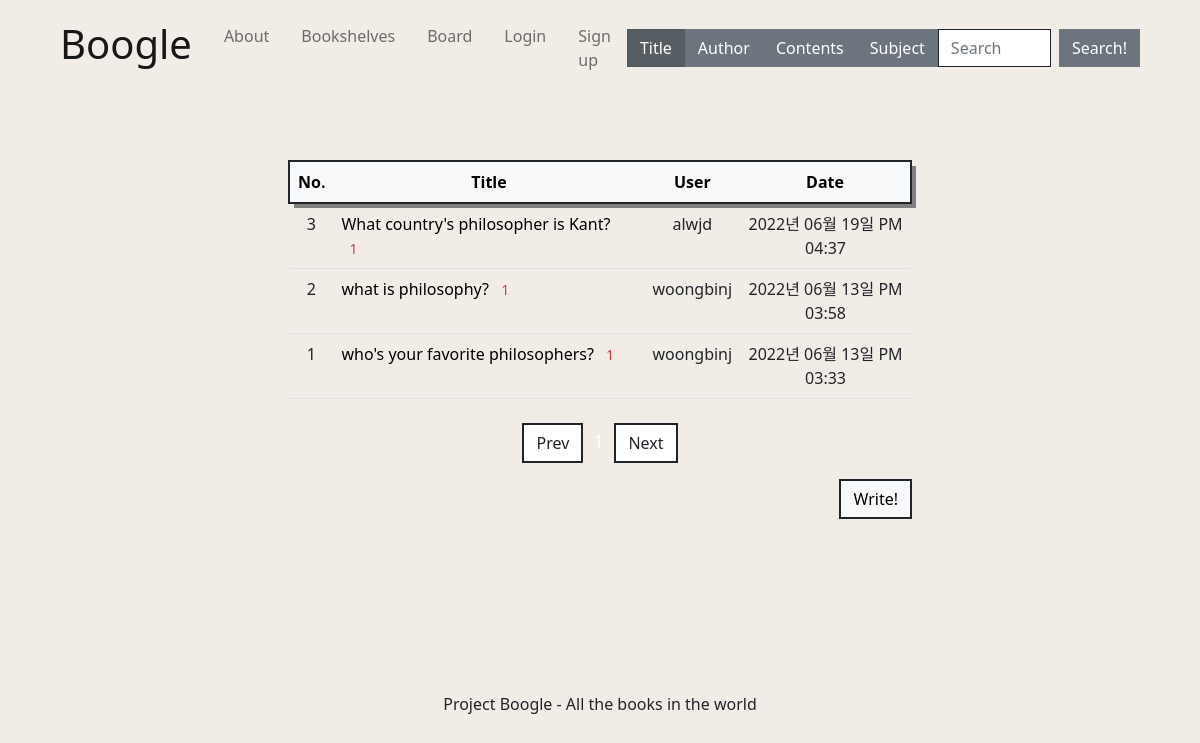
Page /question/board/ on the earlier database version.
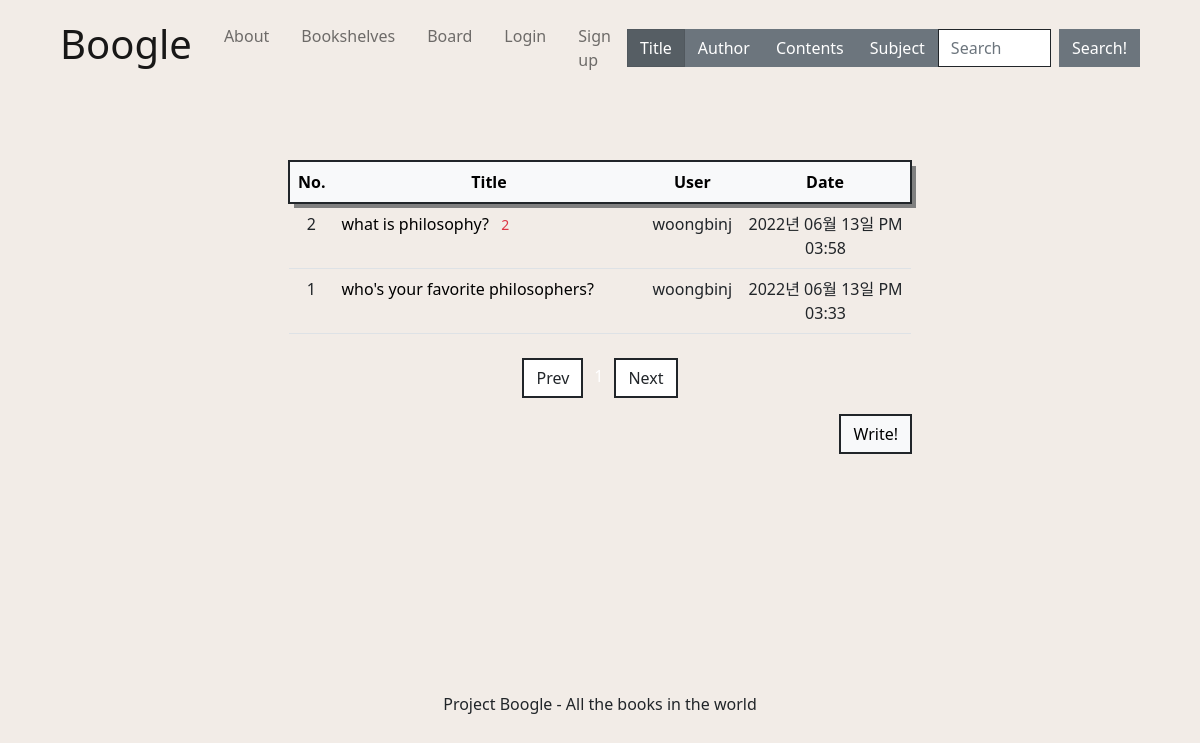
Same page on the later database version.
### pybo/models.py (models this page shows)
class Question(db.Model):
    id = db.Column(db.Integer, primary_key=True)
    subject = db.Column(db.String(200), nullable=False)
    content = db.Column(db.Text(), nullable=False)
    create_date = db.Column(db.DateTime(), nullable=False)
    modify_date = db.Column(db.DateTime(), nullable=True)
    user_id = db.Column(db.Integer, db.ForeignKey('user.id', ondelete='CASCADE'), nullable=False)
    user = db.relationship('User', backref=db.backref('question_set'))

class User(db.Model):
    __tablename__ = 'user'   #테이블 이름 : user
    id = db.Column(db.Integer, primary_key = True)   #id를 프라이머리키로 설정
    username = db.Column(db.String(8), nullable = False)
    email = db.Column(db.String(32), nullable = False)
    password = db.Column(db.String(64), nullable = False)

### pybo/views/question_views.py (the view)
@bp.route('/board/')
def board():
    page = request.args.get('page', type=int, default=1)  # 페이지
    question_list = Question.query.order_by(Question.create_date.desc())
    question_list = question_list.paginate(page, per_page=10)
    return render_template('question/question_list.html', question_list=question_list)

### pybo/filter.py (called while the page is built)
def format_datetime(value, fmt='%Y년 %m월 %d일 %p %I:%M'):
    return value.strftime(fmt)

### pybo/views/auth_views.py (called while the page is built)
@bp.before_app_request
def load_logged_in_user():
    user_id = session.get('user_id')
    if user_id is None:
        g.user = None
    else:
        g.user = User.query.get(user_id)

### pybo/templates/question/question_list.html (shortened to what this page needs)
{% extends 'main/base.html' %}
{% block head %}
{{ super() }}
    <link rel="stylesheet" href="{{ url_for('static', filename='bootstrap.min.css') }}">
    <link rel="stylesheet" href="https://cdn.jsdelivr.net/npm/bootstrap-icons@1.8.3/font/bootstrap-icons.css">
{% endblock %}
{% block content %}
<div class="container my-3">
    <table class="table mb-4">
        <thead>
        <tr class="text-center table-light border border-dark border-2" style="box-shadow: 5px 5px grey;">
            <th>No.</th>
            <th style="width:50%">Title</th>
            <th>User</th>
            <th>Date</th>
        </tr>
        </thead>
        <tbody>
        {% if question_list %}
        {% for question in question_list.items %}
        <tr class="text-center">
            <td>{{ question_list.total - ((question_list.page-1) * question_list.per_page) - loop.index0 }}</td>
            <td class="text-start">
                <a href="{{ url_for('question.detail', question_id=question.id) }}">{{ question.subject }}</a>
                {% if question.answer_set|length > 0 %}
                <span class="text-danger small mx-2">{{ question.answer_set|length }}</span>
                {% endif %}
            </td>
            <td>{{ question.user.username }}</td>
            <td>{{ question.create_date|datetime }}</td>
        </tr>
        {% endfor %}
        {% else %}
        <tr>
            <td colspan="3">There are no posts.</td>
        </tr>
        {% endif %}
        </tbody>
    </table>
    <ul class="pagination my justify-content-center">
        {% if question_list.has_prev %}
        <li class="page-item">
            <a class="page-link text-dark border border-dark border-2 rounded-0" href="?page={{ question_list.prev_num }}" aria-hidden="true">Prev</a>
        </li>
        {% else %}
        <li class="page-item disabled">
            <a class="page-link text-dark border border-dark border-2 rounded-0" tabindex="-1" aria-disabled="true" href="javascript:void(0)">Prev</a>
        </li>
        {% endif %}
        {% for page_num in question_list.iter_pages() %}
        {% if page_num %}
        {% if page_num != question_list.page %}
        <li class="page-item">
            <a class="page-link text-dark bg-transparent border border-0" href="?page={{ page_num }}">{{ page_num }}</a>
        </li>
        {% else %}
        <li class="page-item active" aria-current="page">
            <a class="page-link text-white bg-transparent border border-0" href="javascript:void(0)">{{ page_num }}</a>
        </li>
        {% endif %}
        {% else %}
        <li class="disabled">
            <a class="page-link text-dark bg-transparent border border-0" href="javascript:void(0)">...</a>
        </li>
        {% endif %}
        {% endfor %}
        {% if question_list.has_next %}
        <li class="page-item">
            <a class="page-link text-dark border border-dark border-2 rounded-0" href="?page={{ question_list.next_num }}">Next</a>
        </li>
        {% else %}
        <li class="page-item disabled">
            <a class="page-link text-dark border border-dark border-2 rounded-0" tabindex="-1" aria-disabled="true" href="javascript:void(0)">Next</a>
        </li>
        {% endif %}
    </ul>
    <a href="{{ url_for('question.create') }}" class="btn btn-light border border-dark border-2 rounded-0 font-weight-bold" style="float:right;">Write!</a>
</div>
{% endblock %}

### pybo/templates/main/base.html (shortened to what this page needs)
<!DOCTYPE html>
<html lang="eng">
    <head>
        {% block head %}
        <link rel="stylesheet" href="{{ url_for('static', filename='css/bootstrap.min.css')}}">
        <link rel="stylesheet" href="https://cdn.jsdelivr.net/npm/bootstrap-icons@1.8.3/font/bootstrap-icons.css">
        <link rel="stylesheet" href="{{ url_for('static', filename='css/base.css')}}">
        {% endblock %}
    </head>
    <body class="d-flex flex-column min-vh-100">
      <nav class="navbar navbar-expand-lg navbar-light bg-transparent mx-5">
        <div class="container-fluid">
          <a class="navbar-brand" href ="{{ url_for('main.index') }}"><h1>Boogle</h1></a>
          <div class="collapse navbar-collapse" id="navbarSupportedContent">
            <ul class="navbar-nav me-auto mb-2 mb-lg-0">
              <li class="nav-item">
                <a class="nav-link m-2" href ="{{ url_for('main.about') }}">About</a>
              </li>
              <li class="nav-item">
                <a class="nav-link m-2" href ="{{ url_for('book.bookshelves') }}">Bookshelves</a>
              </li>
              <li class="nav-item">
                <a class="nav-link m-2" href ="{{ url_for('question.board') }}">Board</a>
              </li>
              {% if g.user %}
                <li class="nav-item">
                  <a class="nav-link m-2" href="{{ url_for('auth.logout') }}">{{ g.user.username }} (Logout)</a>
                </li>
              {% else %}
                <li class="nav-item">
                  <a class="nav-link m-2" href="{{ url_for('auth.login') }}">Login</a>
                </li>
                <li class="nav-item">
                  <a class="nav-link m-2" href="{{ url_for('auth.signup') }}">Sign up</a>
                </li>
              {% endif %}
            </ul>
            <form class="d-flex" method="get" action="{{ url_for('book.search') }}">
              <label class="btn btn-secondary rounded-0" for="option1">Title</label>
              <label class="btn btn-secondary rounded-0" for="option2">Author</label>
              <label class="btn btn-secondary rounded-0" for="option3">Contents</label>
              <label class="btn btn-secondary rounded-0" for="option4">Subject</label>
              <input class="form-control me-2 border-dark rounded-0" type="search" name="book" placeholder="Search" aria-label="Search" id="book" rows="3">
              <button class="btn btn-secondary border-secondary rounded-0" type="submit">Search!</button>
            </form>
          </div>
        </div>
      </nav>
      <section class="m-5">
        <div class="content-container">
          <div class="row gx-4 gx-lg-5 justify-content-center">
            <div class="col-md-8">
              {% block content %}{% endblock %}
            </div>
          </div>
        </div>
      </section>
      <footer class="py-5 mt-auto">
        <div class="page-bottom">
          <div class="copyright">
            Project Boogle - All the books in the world
          </div>
        </div>
      </footer>
    </body>
</html>

### pybo/static/css/base.css (style rules this page uses)
body, html { margin: 0; background: #F2ECE7 !important; color: black; font-family: 'Inter', sans-serif; min-height: 100vh; width: 100%; display: -webkit-box; display: -ms-flexbox; display: flex; -webkit-box-orient: horizontal; -webkit-box-direction: normal; -ms-flex-direction: column; flex-direction: column; -webkit-box-align: center; -ms-flex-align: center; }
* { box-sizing: border-box; }
body { min-height: 100%; }
a:link { color : black; text-decoration: none; }
.content-container { flex:1; color: black; }
.page-bottom { height: 30px; position: relative; transform: translateY(-100%); width: 100%; }
.copyright { text-align: center; }

Differences in the rows shown:
removed Question: total "3", subject "What country's philosopher is Kant?", answer_set|length "1", user.username "alwjd", create_date "2022년 06월 19일 PM 04:37"
computed for Question "what is philosophy?": answer_set|length "1" → "2"
shown differently, row unchanged: Question "who's your favorite philosophers?": answer_set|length "1" → (not shown)
